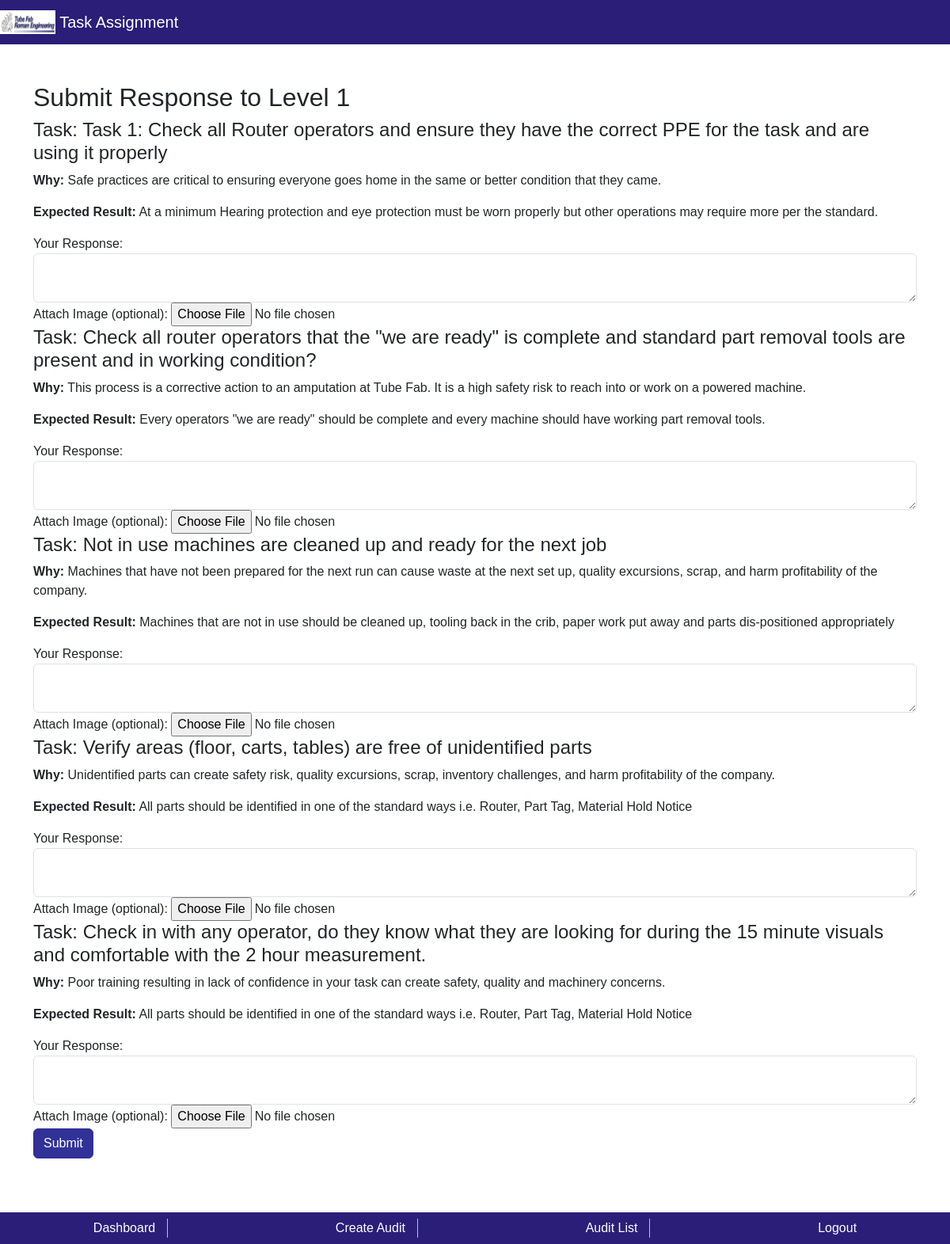
Screenshot of /audits/respond/5/ (signed in) with the database file from the repository.
### audits/models.py (models this page shows, shortened)
class Audit(models.Model):
    FREQUENCY_CHOICES = [
        ('D', 'Daily'),
        ('W', 'Weekly'),
        ('M', 'Monthly'),
        ('Y', 'Yearly'),
    ]
    manager = models.ForeignKey(Manager, on_delete=models.CASCADE)
    assigned_user = models.ForeignKey(User, on_delete=models.SET_NULL, null=True, blank=True)
    title = models.CharField(max_length=200)
    description = models.TextField()
    frequency = models.CharField(max_length=1, choices=FREQUENCY_CHOICES)
    created_at = models.DateTimeField(auto_now_add=True)
    next_due_date = models.DateTimeField()
    completed = models.BooleanField(default=False)

class Question(models.Model):
    audit = models.ForeignKey(Audit, on_delete=models.CASCADE)
    task_description = models.CharField(max_length=200)
    why = models.TextField()
    expected_result = models.TextField()

### audits/views.py (the view, shortened to what this page needs)
# urls.py: path('respond/<int:audit_id>/', views.submit_response, name='submit_response'),
@login_required
def submit_response(request, audit_id):
    audit = get_object_or_404(Audit, id=audit_id)
    if is_manager(request.user):
        raise PermissionDenied
    questions = Question.objects.filter(audit=audit)
    return render(request, 'audits/submit_response.html', {'audit': audit, 'questions': questions})

### audits/views.py (called while the page is built)
def is_manager(user):
    try:
        return Manager.objects.get(user=user)
    except Manager.DoesNotExist:
        return None

### audits/templates/audits/submit_response.html (shortened to what this page needs)
{% extends "base.html" %}
{% block content %}
  <h2>Submit Response to {{ audit.title }}</h2>
  <form method="post" enctype="multipart/form-data">
    {% for question in questions %}
      <div class="form-group">
        <h4>Task: {{ question.task_description }}</h4>
        <p><strong>Why:</strong> {{ question.why }}</p>
        <p><strong>Expected Result:</strong> {{ question.expected_result }}</p>
        <label for="response_text_{{ question.id }}">Your Response:</label>
        <textarea class="form-control" name="response_text_{{ question.id }}" required></textarea>
        <label for="response_image_{{ question.id }}">Attach Image (optional):</label>
        <input type="file" class="form-control-file" name="response_image_{{ question.id }}">
      </div>
    {% endfor %}
    <button type="submit" class="btn btn-primary">Submit</button>
  </form>
{% endblock %}

### static/audit_app/css/master.css (style rules this page uses)
body, h1, h2, h3, h4, h5, h6, p, a, div, span, button, input, textarea { font-family: 'Verdana', sans-serif !important; }

### rows the page displays
Audit: title "Level 1"
Question: task_description "Task 1: Check all Router operators and ensure they have the correct PPE for the task and are using it properly", why "Safe practices are critical to ensuring everyone goes home in the same or better condition that they came.", expected_result "At a minimum Hearing protection and eye protection must be worn properly but other operations may require more per the standard."
Question: task_description "Check all router operators that the \"we are ready\" is complete and standard part removal tools are present and in working condition?", why "This process is a corrective action to an amputation at Tube Fab. It is a high safety risk to reach into or work on a powered machine.", expected_result "Every operators \"we are ready\" should be complete and every machine should have working part removal tools."
Question: task_description "Not in use machines are cleaned up and ready for the next job", why "Machines that have not been prepared for the next run can cause waste at the next set up, quality excursions, scrap, and harm profitability of the company.", expected_result "Machines that are not in use should be cleaned up, tooling back in the crib, paper work put away and parts dis-positioned appropriately"
Question: task_description "Verify areas (floor, carts, tables) are free of unidentified parts", why "Unidentified parts can create safety risk, quality excursions, scrap, inventory challenges, and harm profitability of the company.", expected_result "All parts should be identified in one of the standard ways i.e. Router, Part Tag, Material Hold Notice"
Question: task_description "Check in with any operator, do they know what they are looking for during the 15 minute visuals and comfortable with the 2 hour measurement.", why "Poor training resulting in lack of confidence in your task can create safety, quality and machinery concerns.", expected_result "All parts should be identified in one of the standard ways i.e. Router, Part Tag, Material Hold Notice"
